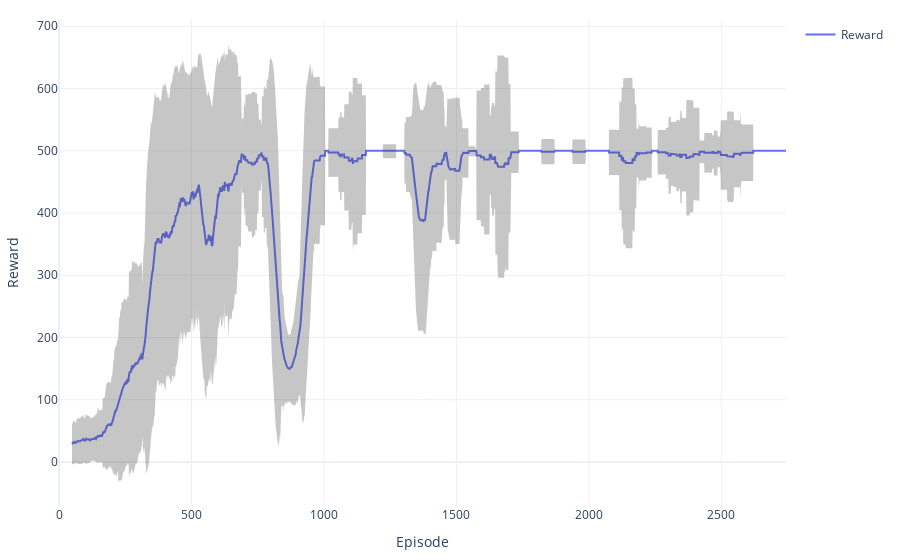

Source (notebook cell):
### Code cell
# Make pd
data_pd = pd.DataFrame(data)

# Compute confidence intervals 
data_pd = (data_pd
    .assign(roll_avg_r=lambda x: x.r.rolling(50).mean())
    .assign(roll_std_r=lambda x: x.r.rolling(50).std())
    .assign(upper_r=lambda x: x.roll_avg_r + 1.96 * x.roll_std_r)
    .assign(lower_r=lambda x: x.roll_avg_r - 1.96 * x.roll_std_r)
)
data_pd.to_csv("data/vanilla.csv")


# Plot
fig = go.Figure()

# Add traces
fig.add_trace(
    go.Scatter(x=data_pd.e, y=data_pd.roll_avg_r, mode="lines", name="Reward")
)

fig.add_trace(
    go.Scatter(x=data_pd.e, 
               y=data_pd.upper_r,
               marker=dict(color="#444"),
               line=dict(width=0),
               mode="lines", 
               name="Roll. Avg. Reward",
               showlegend=False)
)

fig.add_trace(
    go.Scatter(x=data_pd.e, 
               y=data_pd.lower_r,
               fillcolor='rgba(68, 68, 68, 0.3)',
               marker=dict(color="#444"),
               line=dict(width=0),
               fill='tonexty',
               mode="lines", 
               name="Roll. Avg. Reward",
               showlegend=False)
)


# Update fig optiosn
fig.update_layout(
    template="plotly_white",
    margin=dict(l=20, r=20, t=20, b=20),
    xaxis_title="Episode",
    yaxis_title="Reward"
)

fig.show()

### Figure 1 — Plotly figure (JSON) as saved in the notebook; plotly's stock layout.template omitted (floating-point values rounded to 4 significant figures; data arrays with more than 128 entries replaced by an {"elided": "..."} marker saying what was removed)
{"data": [{"mode": "lines", "name": "Reward", "type": "scatter", "x": {"elided": "2745 int values"}, "y": {"elided": "2745 float values"}}, {"line": {"width": 0}, "marker": {"color": "#444"}, "mode": "lines", "name": "Roll. Avg. Reward", "showlegend": false, "type": "scatter", "x": {"elided": "2745 int values"}, "y": {"elided": "2745 float values"}}, {"fill": "tonexty", "fillcolor": "rgba(68, 68, 68, 0.3)", "line": {"width": 0}, "marker": {"color": "#444"}, "mode": "lines", "name": "Roll. Avg. Reward", "showlegend": false, "type": "scatter", "x": {"elided": "2745 int values"}, "y": {"elided": "2745 float values"}}], "layout": {"margin": {"b": 20, "l": 20, "r": 20, "t": 20}, "xaxis": {"title": {"text": "Episode"}}, "yaxis": {"title": {"text": "Reward"}}}}
